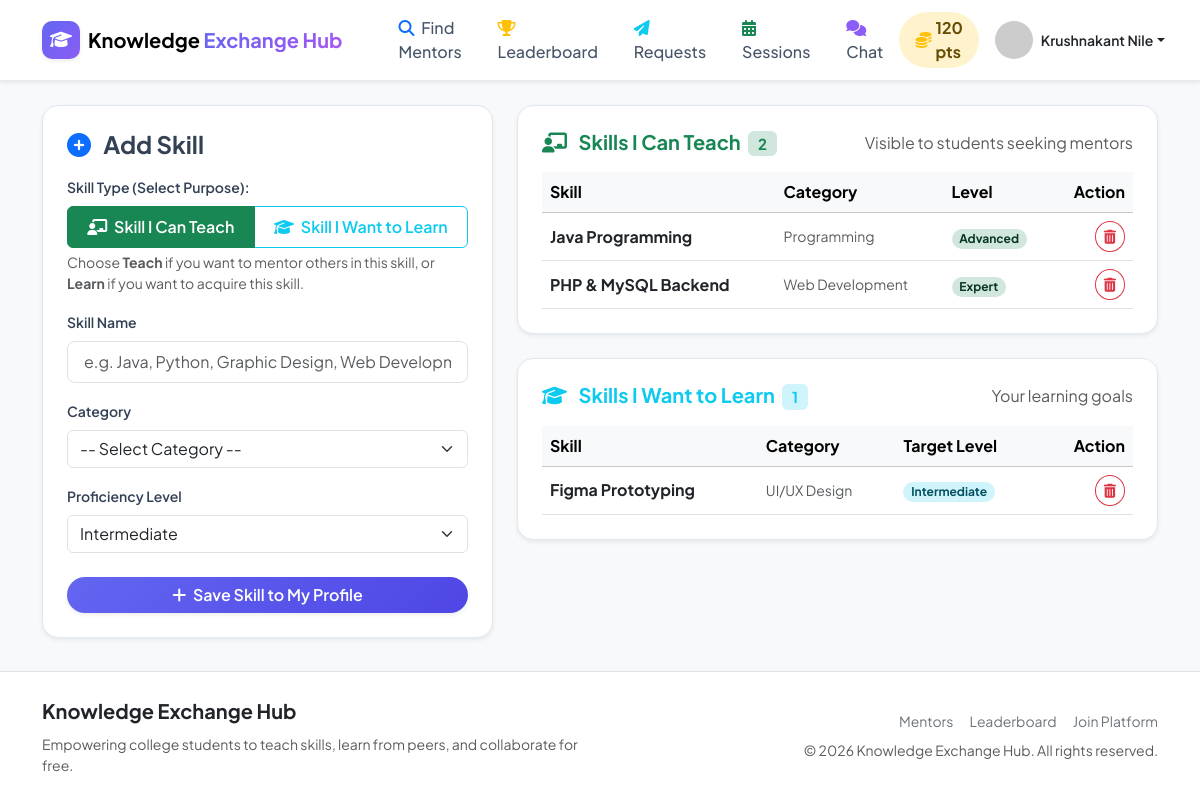
/add-skills.php (signed in), run on the app's committed database.
### tables this page shows
CREATE TABLE IF NOT EXISTS `users` (
  `id` INT AUTO_INCREMENT PRIMARY KEY,
  `name` VARCHAR(100) NOT NULL,
  `email` VARCHAR(150) NOT NULL UNIQUE,
  `password` VARCHAR(255) NOT NULL,
  `profile_photo` VARCHAR(255) DEFAULT 'default_avatar.png',
  `college` VARCHAR(150) DEFAULT NULL,
  `department` VARCHAR(100) DEFAULT NULL,
  `bio` TEXT DEFAULT NULL,
  `points` INT DEFAULT 0,
  `is_admin` TINYINT(1) DEFAULT 0,
  `is_blocked` TINYINT(1) DEFAULT 0,
  `created_at` DATETIME DEFAULT CURRENT_TIMESTAMP
);

CREATE TABLE IF NOT EXISTS `user_skills` (
  `id` INT AUTO_INCREMENT PRIMARY KEY,
  `user_id` INT NOT NULL,
  `skill_id` INT NOT NULL,
  `skill_type` ENUM('teach', 'learn') NOT NULL,
  `proficiency_level` ENUM('Beginner', 'Intermediate', 'Advanced', 'Expert') DEFAULT 'Intermediate',
  FOREIGN KEY (`user_id`) REFERENCES `users`(`id`) ON DELETE CASCADE,
  FOREIGN KEY (`skill_id`) REFERENCES `skills`(`id`) ON DELETE CASCADE
);

CREATE TABLE IF NOT EXISTS `skills` (
  `id` INT AUTO_INCREMENT PRIMARY KEY,
  `skill_name` VARCHAR(100) NOT NULL,
  `category_id` INT NOT NULL,
  `created_at` DATETIME DEFAULT CURRENT_TIMESTAMP,
  FOREIGN KEY (`category_id`) REFERENCES `categories`(`id`) ON DELETE CASCADE
);

CREATE TABLE IF NOT EXISTS `categories` (
  `id` INT AUTO_INCREMENT PRIMARY KEY,
  `category_name` VARCHAR(100) NOT NULL UNIQUE,
  `created_at` DATETIME DEFAULT CURRENT_TIMESTAMP
);

### includes/functions.php (called while the page is built, shortened)
<?php
function e($string) {
    return htmlspecialchars($string ?? '', ENT_QUOTES, 'UTF-8');
}
?>

### add-skills.php (the view, shortened to what this page needs)
<?php
require_once __DIR__ . '/includes/auth-check.php';
require_once __DIR__ . '/includes/functions.php';
$user_id = $current_user['id'];
$stmt = $pdo->prepare("
    SELECT us.*, s.skill_name, c.category_name
    FROM user_skills us
    JOIN skills s ON us.skill_id = s.id
    JOIN categories c ON s.category_id = c.id
    WHERE us.user_id = ?
    ORDER BY us.id DESC
");
$stmt->execute([$user_id]);
$current_skills = $stmt->fetchAll();
$teach_skills = array_filter($current_skills, fn($s) => $s['skill_type'] === 'teach');
$learn_skills = array_filter($current_skills, fn($s) => $s['skill_type'] === 'learn');
require_once __DIR__ . '/includes/header.php';
require_once __DIR__ . '/includes/navbar.php';
?>
<div class="container py-4">
    <div class="row g-4">
        <div class="col-lg-5">
            <div class="keh-card p-4 shadow-sm">
                <h4 class="fw-bold mb-3"><i class="fas fa-plus-circle text-primary me-2"></i> Add Skill</h4>
                <form action="add-skills.php" method="POST">
                    <div class="mb-3">
                        <label class="form-label fw-semibold small">Skill Type (Select Purpose):</label>
                        <div class="btn-group w-100" role="group">
                            <label class="btn btn-outline-success py-2 fw-semibold" for="type_teach">
                                <i class="fas fa-chalkboard-teacher me-1"></i> Skill I Can Teach
                            </label>
                            <label class="btn btn-outline-info py-2 fw-semibold" for="type_learn">
                                <i class="fas fa-graduation-cap me-1"></i> Skill I Want to Learn
                            </label>
                        </div>
                        <div class="form-text text-xs text-muted mt-1">
                            Choose <strong>Teach</strong> if you want to mentor others in this skill, or <strong>Learn</strong> if you want to acquire this skill.
                        </div>
                    </div>
                    <div class="mb-3">
                        <label for="skill_name" class="form-label fw-semibold small">Skill Name</label>
                        <input type="text" class="form-control form-control-lg fs-6" id="skill_name" name="skill_name" required placeholder="e.g. Java, Python, Graphic Design, Web Development..." value="<?= e($_POST['skill_name'] ?? '') ?>">
                    </div>
                    <div class="mb-3">
                        <label for="category_id" class="form-label fw-semibold small">Category</label>
                        <select class="form-select" id="category_id" name="category_id">
                            <option value="">-- Select Category --</option>
                        </select>
                    </div>
                    <div class="mb-4">
                        <label for="proficiency_level" class="form-label fw-semibold small">Proficiency Level</label>
                        <select class="form-select" id="proficiency_level" name="proficiency_level">
                            <option value="Intermediate" selected>Intermediate</option>
                        </select>
                    </div>
                    <button type="submit" class="btn btn-primary w-100 py-2.5 rounded-pill fw-semibold shadow-sm">
                        <i class="fas fa-plus me-1"></i> Save Skill to My Profile
                    </button>
                </form>
            </div>
        </div>
        <div class="col-lg-7">
            <div class="keh-card p-4 shadow-sm mb-4">
                <div class="d-flex align-items-center justify-content-between mb-3">
                    <h5 class="fw-bold mb-0 text-success">
                        <i class="fas fa-chalkboard-teacher me-2"></i> Skills I Can Teach <span class="badge bg-success-subtle text-success ms-1"><?= count($teach_skills) ?></span>
                    </h5>
                    <span class="text-muted text-xs">Visible to students seeking mentors</span>
                </div>
                <?php if (empty($teach_skills)): ?>
                    <div class="text-center py-3 bg-light rounded-3">
                        <p class="text-muted small mb-0">No teaching skills added yet. Use the form on the left to add skills you can teach!</p>
                    </div>
                <?php else: ?>
                    <div class="table-responsive">
                        <table class="table table-hover align-middle mb-0">
                            <thead class="table-light">
                                <tr>
                                    <th>Skill</th>
                                    <th>Category</th>
                                    <th>Level</th>
                                    <th class="text-end">Action</th>
                                </tr>
                            </thead>
                            <tbody>
                                <?php foreach ($teach_skills as $ts): ?>
                                    <tr>
                                        <td class="fw-bold text-dark"><?= e($ts['skill_name']) ?></td>
                                        <td class="small text-muted"><?= e($ts['category_name']) ?></td>
                                        <td>
                                            <span class="badge bg-success-subtle text-success-emphasis rounded-pill px-2.5 py-1"><?= e($ts['proficiency_level']) ?></span>
                                        </td>
                                        <td class="text-end">
                                            <a href="add-skills.php?action=delete&id=<?= $ts['id'] ?>" class="btn btn-sm btn-outline-danger rounded-circle" onclick="return confirm('Are you sure you want to remove this teaching skill?');" title="Remove">
                                                <i class="fas fa-trash-alt"></i>
                                            </a>
                                        </td>
                                    </tr>
                                <?php endforeach; ?>
                            </tbody>
                        </table>
                    </div>
                <?php endif; ?>
            </div>
            <div class="keh-card p-4 shadow-sm">
                <div class="d-flex align-items-center justify-content-between mb-3">
                    <h5 class="fw-bold mb-0 text-info">
                        <i class="fas fa-graduation-cap me-2"></i> Skills I Want to Learn <span class="badge bg-info-subtle text-info ms-1"><?= count($learn_skills) ?></span>
                    </h5>
                    <span class="text-muted text-xs">Your learning goals</span>
                </div>
                <?php if (empty($learn_skills)): ?>
                    <div class="text-center py-3 bg-light rounded-3">
                        <p class="text-muted small mb-0">No learning goals added yet. Select 'Skill I Want to Learn' in the form to add one!</p>
                    </div>
                <?php else: ?>
                    <div class="table-responsive">
                        <table class="table table-hover align-middle mb-0">
                            <thead class="table-light">
                                <tr>
                                    <th>Skill</th>
                                    <th>Category</th>
                                    <th>Target Level</th>
                                    <th class="text-end">Action</th>
                                </tr>
                            </thead>
                            <tbody>
                                <?php foreach ($learn_skills as $ls): ?>
                                    <tr>
                                        <td class="fw-bold text-dark"><?= e($ls['skill_name']) ?></td>
                                        <td class="small text-muted"><?= e($ls['category_name']) ?></td>
                                        <td>
                                            <span class="badge bg-info-subtle text-info-emphasis rounded-pill px-2.5 py-1"><?= e($ls['proficiency_level']) ?></span>
                                        </td>
                                        <td class="text-end">
                                            <a href="add-skills.php?action=delete&id=<?= $ls['id'] ?>" class="btn btn-sm btn-outline-danger rounded-circle" onclick="return confirm('Are you sure you want to remove this learning goal?');" title="Remove">
                                                <i class="fas fa-trash-alt"></i>
                                            </a>
                                        </td>
                                    </tr>
                                <?php endforeach; ?>
                            </tbody>
                        </table>
                    </div>
                <?php endif; ?>
            </div>
        </div>
    </div>
</div>
<?php require_once __DIR__ . '/includes/footer.php'; ?>

### includes/navbar.php (shortened to what this page needs)
<?php
require_once __DIR__ . '/functions.php';
$is_logged_in = isset($_SESSION['user_id']);
$user = null;
if ($is_logged_in && isset($pdo)) {
    $stmt = $pdo->prepare("SELECT * FROM users WHERE id = ?");
    $stmt->execute([$_SESSION['user_id']]);
    $user = $stmt->fetch();
}
?>
<nav class="navbar navbar-expand-lg sticky-top custom-navbar shadow-sm">
    <div class="container">
        <a class="navbar-brand d-flex align-items-center gap-2" href="/KEH/index.php">
            <div class="brand-icon shadow-sm">
                <i class="fas fa-graduation-cap"></i>
            </div>
            <span class="brand-text fw-bold">Knowledge <span class="text-primary-gradient">Exchange Hub</span></span>
        </a>
        <div class="collapse navbar-collapse" id="navbarMain">
            <ul class="navbar-nav me-auto mb-2 mb-lg-0 ms-lg-4 gap-lg-1">
                <li class="nav-item">
                    <a class="nav-link px-3" href="/KEH/find-mentor.php"><i class="fas fa-search me-1 text-primary"></i> Find Mentors</a>
                </li>
                <li class="nav-item">
                    <a class="nav-link px-3" href="/KEH/leaderboard.php"><i class="fas fa-trophy me-1 text-warning"></i> Leaderboard</a>
                </li>
                <?php if ($is_logged_in): ?>
                <li class="nav-item">
                    <a class="nav-link px-3 position-relative" href="/KEH/requests.php">
                        <i class="fas fa-paper-plane me-1 text-info"></i> Requests
                    </a>
                </li>
                <li class="nav-item">
                    <a class="nav-link px-3" href="/KEH/my-sessions.php"><i class="fas fa-calendar-alt me-1 text-success"></i> Sessions</a>
                </li>
                <li class="nav-item">
                    <a class="nav-link px-3 position-relative" href="/KEH/chat.php">
                        <i class="fas fa-comments me-1 text-purple"></i> Chat
                    </a>
                </li>
                <?php endif; ?>
            </ul>
            <div class="d-flex align-items-center gap-3">
                <?php if ($is_logged_in && $user): ?>
                    <div class="points-pill bg-warning-subtle text-warning-emphasis fw-bold px-3 py-1 rounded-pill shadow-xs d-flex align-items-center gap-1" title="Your Total Points">
                        <i class="fas fa-coins text-warning"></i> <?= (int)$user['points'] ?> pts
                    </div>
                    <div class="dropdown">
                        <a class="d-flex align-items-center text-decoration-none dropdown-toggle text-dark" href="#" role="button" data-bs-toggle="dropdown" aria-expanded="false">
                            <img src="/KEH/uploads/profile_photos/<?= e($user['profile_photo'] ?? 'default_avatar.png') ?>"
                                 onerror="this.src='https://ui-avatars.com/api/?name=<?= urlencode($user['name']) ?>&background=6366f1&color=fff';"
                                 alt="Profile" class="avatar-sm rounded-circle me-2 object-fit-cover shadow-xs" width="38" height="38">
                            <span class="fw-semibold small d-none d-md-inline-block"><?= e($user['name']); ?></span>
                        </a>
                    </div>
                <?php else: ?>
                    <a href="/KEH/login.php" class="btn btn-light text-primary fw-semibold px-4 rounded-pill">Log In</a>
                    <a href="/KEH/register.php" class="btn btn-primary fw-semibold px-4 rounded-pill shadow-sm">Get Started</a>
                <?php endif; ?>
            </div>
        </div>
    </div>
</nav>

### assets/css/custom.css (style rules this page uses)
:root { --primary-color: #6366f1; --primary-hover: #4f46e5; --primary-light: #eef2ff; --secondary-color: #06b6d4; --dark-color: #0f172a; --card-border: #e2e8f0; --purple-color: #8b5cf6; --font-main: 'Plus Jakarta Sans', -apple-system, BlinkMacSystemFont, sans-serif; }
body { font-family: var(--font-main); color: #334155; background-color: #f8fafc !important; }
.text-primary-gradient { background: linear-gradient(135deg, #6366f1 0%, #a855f7 100%); -webkit-background-clip: text; -webkit-text-fill-color: transparent; }
.btn-primary { background: linear-gradient(135deg, #6366f1 0%, #4f46e5 100%); border: none; transition: all 0.25s ease; }
.custom-navbar { background-color: rgba(255, 255, 255, 0.92); backdrop-filter: blur(10px); border-bottom: 1px solid rgba(226, 232, 240, 0.8); }
.brand-icon { width: 38px; height: 38px; background: linear-gradient(135deg, #6366f1 0%, #8b5cf6 100%); color: white; border-radius: 10px; display: flex; align-items: center; justify-content: center; font-size: 1.1rem; }
.nav-link { font-weight: 500; color: #475569 !important; transition: color 0.2s ease; }
.keh-card { background: #ffffff; border: 1px solid var(--card-border); border-radius: 16px; transition: transform 0.25s ease, box-shadow 0.25s ease; }
.text-purple { color: #8b5cf6 !important; }

### data on the page
users: points "120", name "Krushnakant Nile"
user_skills: skill.skill_name "Java Programming", categories.category_name "Programming", proficiency_level "Advanced"
user_skills: skill.skill_name "PHP & MySQL Backend", categories.category_name "Web Development", proficiency_level "Expert"
user_skills: skill.skill_name "Figma Prototyping", categories.category_name "UI/UX Design", proficiency_level "Intermediate"

### other printed values
count($teach_skills) "2"
count($learn_skills) "1"
